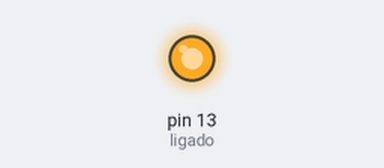
A sketch run on a simulated Arduino Uno, built with avr-gcc and run on an emulated ATmega328P. On the bench: output pins drawn as LEDs (lit = HIGH). Random numbers use the default seed unless the sketch sets one; what the sketch prints to the serial monitor is not drawn.

Above: at 1.5 s.
At 4.6 s:
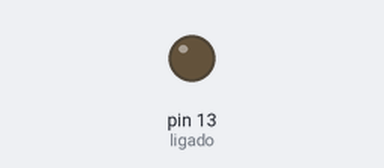
Timing chart, 0 to 8.1 s (numbered marks = the images above):
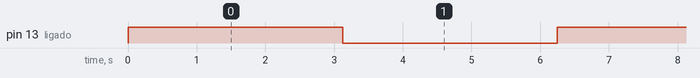

The sketch:

ArduinoJson.ino
```cpp
/*
  Autor: Andeson de Jesus de Menezes
  data: 10/05/2017

  Enviando dados do Arduino no formato Json para o Android.

  Exemplo de Json a ser enviado:

  {
    "Leituras":[
      {"titulo":"TEMPERATURA", "valor": "26º" },
      {"titulo":"MOTOR LIGADO?","valor": "SIM"}
     ]
  }

  essa é a estrutura caso precise enviar mais dados basta-se colocar
  mais uma linha de dados. exemplo:
 {
    "Leituras":[
      {"titulo":"TEMPERATURA", "valor": "26º" },
      {"titulo":"MOTOR LIGADO?","valor": "SIM"},
      {"titulo":"UMIDADE DO AR", "valor": "70%" }
     ]
  }

  Esse projeto é somente um exemplo de integraçõa, portanto os
  dados de leitura serão ficticios e seus valores aleatórios.
  implemente conforme seu projeto.
*/
int ligado = 13; //porta só para fazer o led piscar
int TempoParaEnvio = 3000; //a cada 3s segundos envia os dados

float valorTemp = 0;

void setup() {

  Serial.begin(9600); // para usar a leitura serial.
  pinMode(ligado, OUTPUT); //para fazer um led piscar...
}

void loop() {
 //liga ou desliga o led só de teste.
 digitalWrite( ligado, !digitalRead(ligado) );

 valorTemp = random(-20, 50); //para gerar um valor aleatório.

 //Gera os dados da temperatura pra enviar como JSON
 String temperatura = "{\"titulo\":\"Temperatura\", \"valor\":\""+ String(valorTemp) + "º\" }";

 //Gera os dados do led pra enviar como JSON  1 = ligado; 0 = desligado
 String ledligado = "{\"titulo\":\"Led Ligado?\", \"valor\":\""+ String(!digitalRead(ligado)) + "\" }";

 //Gera gerar um texto com qualqure valor descrito.
 String textoLivre = "{\"titulo\":\"Texto Livre\", \"valor\":\"Aqui posso também escrever um valor e enviar.\" }";


 //tempo para o proximo ciclo "envio".
 delay(TempoParaEnvio);

 //Montando o pacote no formato esperado, passando cada grupo de informação.
 //aqui pode colocar quantos grupos deseja. lembrando de colocar a "," entre cada grupo.
 String pacoteJSON = "{\"Leitura\":["+ temperatura + ","+ ledligado +","+ textoLivre +"]}";

 //envia o comando..
 Serial.println( pacoteJSON );

}
```

Measured:
- by itself, pin 13 (ligado): alternates HIGH for 3.1 s and LOW for 3.1 s
